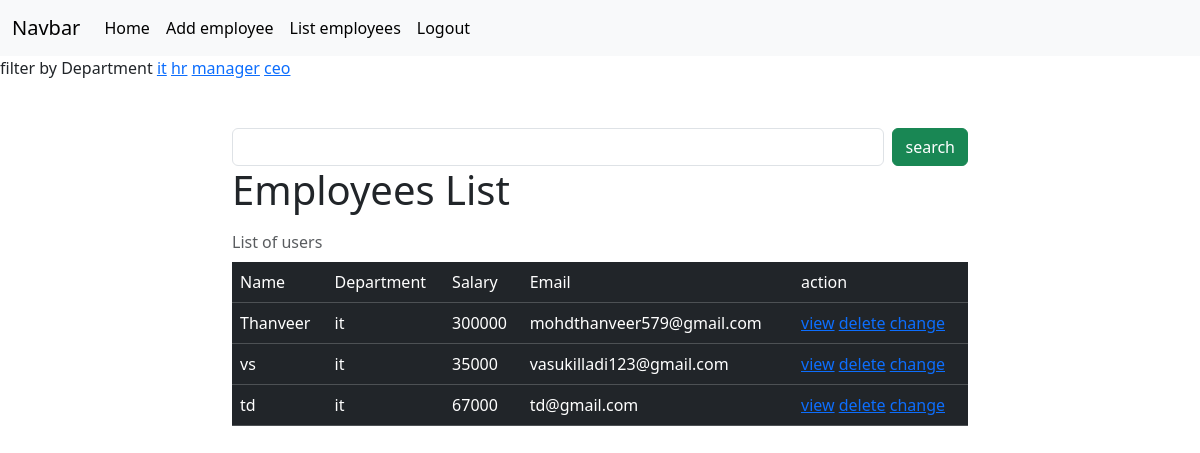
The page /employees/all?department=it (signed in) on the database its author committed.
### crm/models.py (models this page shows, shortened)
class Employees(models.Model):
    name=models.CharField(max_length=200)
    department=models.CharField(max_length=200)
    salary=models.PositiveIntegerField()
    email=models.EmailField(unique=True)
    age=models.PositiveIntegerField(null=True)
    contact=models.CharField(null=True,max_length=200)
    profile_pic=models.ImageField(upload_to="images",null=True,blank=True)
    dob=models.DateField(null=True,blank=True)

### crm/views.py (the view, shortened to what this page needs)
# urls.py: path('employees/all',views.EmployeeListView.as_view(),name="emp-all"),
@method_decorator(signin_required,name="dispatch")
class EmployeeListView(View):
    def get(self,request,*args,**kwargs):
            qs=Employees.objects.all()
            departments=Employees.objects.all().values_list("department",flat=True).distinct
            print(departments)
            if "department" in request.GET:
                dept=request.GET.get("department")
                qs=qs.filter(department__iexact=dept)
            return render(request,"emp_list.html",{"data":qs,"departments":departments})

### crm/views.py (called while the page is built)
def signin_required(fn):
    def wrapper(request,*args,**kwargs):
        if not request.user.is_authenticated:
            messages.error(request,"invalid session")
            return redirect("signin")
        else:
            return fn(request,*args,**kwargs)
    return wrapper

### crm/templates/emp_list.html (shortened to what this page needs)
{%extends 'base.html'%}
{%block body_block%}
<div>
    filter by Department
    {%for dep in departments%}
        <a href="{%url 'emp-all'%}?department={{dep}}">{{dep}}</a>
    {%endfor%}
</div>
<div class="container mt-5">
    <div class="row">
        <div class="col-2"></div>
        <div class="col-8 ">
            <form action="" method="post">
                <div class="d-flex">
                    <input type="text" name="box" class="form-control me-2">
                    <button type="submit" class="btn btn-success">search</button>
                </div>
            </form>
        </div>
    </div>
</div>
<div class="container">
    <div class="row">
        <div class="col-2"></div>
        <div class="col-8">
            <table class="table table-dark table-stripped caption-top">
                <caption>List of users</caption>
                    <tr>
                        <td>Name</td>
                        <td>Department</td>
                        <td>Salary</td>
                        <td>Email</td>
                        <td>action</td>
                        <h1>Employees List</h1>
                    </tr>
                    {%for emp in data%}
                     <tr>
                       <td>{{emp.name}}</td>
                       <td>{{emp.department}}</td>
                       <td>{{emp.salary}}</td>
                       <td>{{emp.email}}</td>
                       <td>
                        <a href="{%url 'emp-detail' emp.id%}">view</a>
                        <a href="{%url 'emp-delete' emp.id%}">delete</a>
                        <a href="{%url 'emp-edit' emp.id%}">change</a>
                       </td>
                    </tr>
                    {%endfor%}
            </table>
        </div>
        <div class="col-2"></div>
    </div>
</div>
{%endblock%}

### rows shown on the page
Employees: name "Thanveer", department "it", salary "300000", email "mohdthanveer579@gmail.com"
Employees: name "vs", department "it", salary "35000", email "vasukilladi123@gmail.com"
Employees: name "td", department "it", salary "67000", email "td@gmail.com"

### other values the page prints
{{ dep }} "it" "hr" "manager" "ceo"
